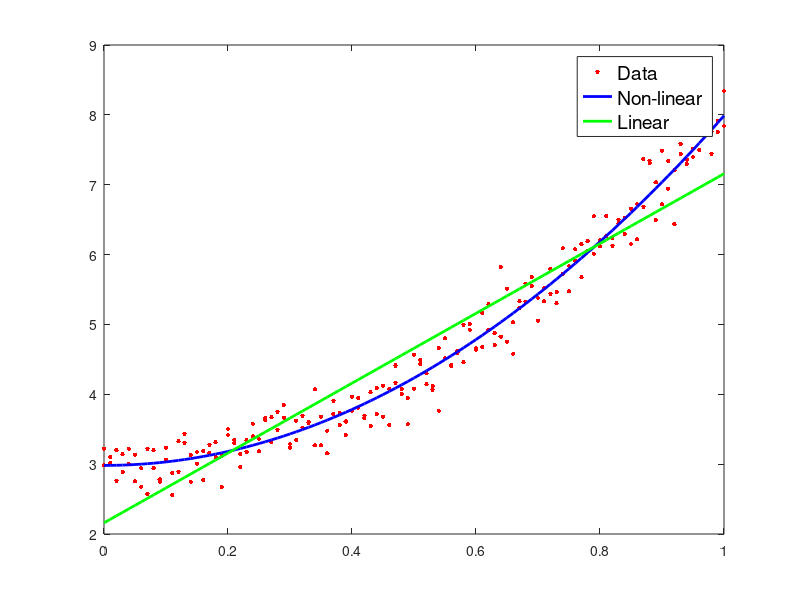

Here is the MATLAB script that generated this plot:
fxy='a*x.^2+b'
f=inline(fxy,'x','a','b');
x=[0:0.01:1];
x=reshape([x' x']',2*length(x),1);
n=length(x);
y=zeros(n,1);
a=5;
b=3;
% Generate noisy data
amp=0.05*(max(f(x,a,b))-min(f(x,a,b)));
y=f(x,a,b)+random('norm',0,amp,n,1);
figure(1)
clf
hold off
p=plot(x,y,'.r');
set(p,'MarkerSize',10)
A=ones(n,2);
A(:,1)=f(x,1,0);
bb=y;
%Normal matrix
C=A'*A;
c=A'*bb;
% Least square solution
z=inv(C)*c
% Residuals
r=bb-A*z;
rn=sqrt(r'*r)/n
hold on
p=plot(x,f(x,z(1),z(2)),'b')
set(p,'LineWidth',2)
% Linear model
A(:,1)=x;
%Normal matrix
C=A'*A;
c=A'*bb;
% Least square solution
z=inv(C)*c
% Residuals
r=bb-A*z;
rn=sqrt(r'*r)/n
hold on
p=plot(x,z(1)*x+z(2),'g')
set(p,'LineWidth',2)
p=legend('Data','Non-linear','Linear');
set(p,'FontSize',14);



    